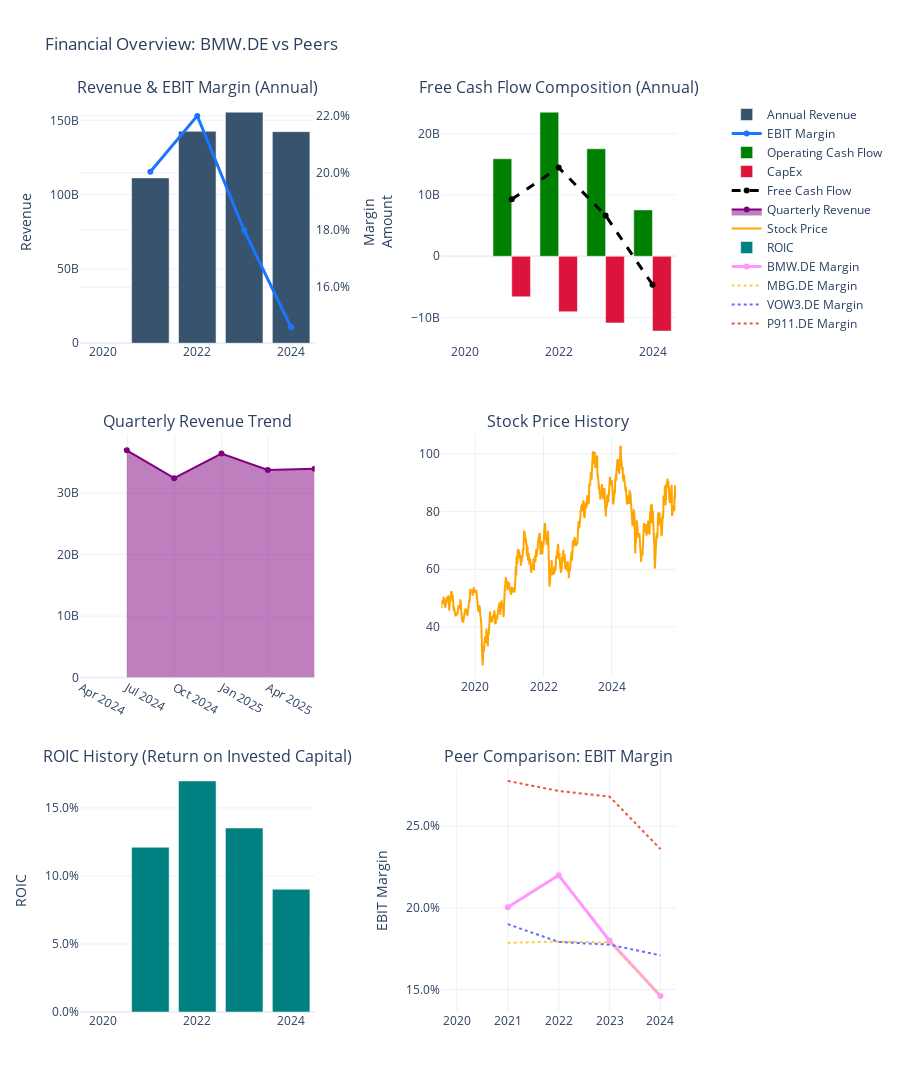

The cell this chart's notebook holds for it:
### Code cell
# --- Visualization: Comprehensive Dashboard ---
fig = make_subplots(
    rows=3,
    cols=2,
    subplot_titles=(
        "Revenue & EBIT Margin (Annual)",
        "Free Cash Flow Composition (Annual)",
        "Quarterly Revenue Trend",
        "Stock Price History",
        "ROIC History (Return on Invested Capital)",
        "Peer Comparison: EBIT Margin",
    ),
    specs=[
        [{"secondary_y": True}, {"secondary_y": False}],
        [{"secondary_y": False}, {"secondary_y": False}],
        [{"secondary_y": False}, {"secondary_y": False}],
    ],
    vertical_spacing=0.10,
)

# 1. Revenue & EBIT Margin (Annual)
fig.add_trace(
    go.Bar(
        x=years,
        y=df_annual["Revenue"],
        name="Annual Revenue",
        marker_color="rgb(55, 83, 109)",
    ),
    row=1,
    col=1,
    secondary_y=False,
)
fig.add_trace(
    go.Scatter(
        x=years,
        y=df_annual["EBIT Margin"],
        name="EBIT Margin",
        mode="lines+markers",
        line=dict(color="rgb(26, 118, 255)", width=3),
    ),
    row=1,
    col=1,
    secondary_y=True,
)

# 2. FCF Composition (Annual)
fig.add_trace(
    go.Bar(
        x=years,
        y=df_annual["OCF"],
        name="Operating Cash Flow",
        marker_color="green",
    ),
    row=1,
    col=2,
)
fig.add_trace(
    go.Bar(
        x=years,
        y=df_annual["CapEx"],
        name="CapEx",
        marker_color="crimson",
    ),
    row=1,
    col=2,
)
fig.add_trace(
    go.Scatter(
        x=years,
        y=df_annual["FCF"],
        name="Free Cash Flow",
        line=dict(color="black", width=3, dash="dash"),
    ),
    row=1,
    col=2,
)

# 3. Quarterly Revenue Trend
fig.add_trace(
    go.Scatter(
        x=df_quarterly.index,
        y=df_quarterly["Revenue"],
        name="Quarterly Revenue",
        fill="tozeroy",
        line=dict(color="purple"),
    ),
    row=2,
    col=1,
)

# 4. Stock Price History
fig.add_trace(
    go.Scatter(
        x=df_prices.index,
        y=df_prices["Close"],
        name="Stock Price",
        line=dict(color="orange"),
    ),
    row=2,
    col=2,
)

# 5. ROIC History
fig.add_trace(
    go.Bar(
        x=years,
        y=df_annual["ROIC"],
        name="ROIC",
        marker_color="teal",
    ),
    row=3,
    col=1,
)

# 6. Peer Comparison: EBIT Margin
# Add BMW first
fig.add_trace(
    go.Scatter(
        x=years,
        y=df_annual["EBIT Margin"],
        name=f"{ticker} Margin",
        mode="lines+markers",
        line=dict(width=3),
    ),
    row=3,
    col=2,
)
# Add Peers
for p, p_df in peer_metrics.items():
    # Align peer years
    p_years = pd.DatetimeIndex(p_df.index).year
    fig.add_trace(
        go.Scatter(
            x=p_years,
            y=p_df["EBIT Margin"],
            name=f"{p} Margin",
            mode="lines",
            line=dict(dash="dot"),
        ),
        row=3,
        col=2,
    )

# Layout Updates
fig.update_layout(
    height=1200,
    title_text=f"Financial Overview: {ticker} vs Peers",
    template="plotly_white",
    showlegend=True,
)
fig.update_yaxes(title_text="Revenue", row=1, col=1, secondary_y=False)
fig.update_yaxes(title_text="Margin", tickformat=".1%", row=1, col=1, secondary_y=True)
fig.update_yaxes(title_text="Amount", row=1, col=2)
fig.update_yaxes(title_text="ROIC", tickformat=".1%", row=3, col=1)
fig.update_yaxes(title_text="EBIT Margin", tickformat=".1%", row=3, col=2)

fig.show()

### Figure 1 — Plotly figure (JSON) as saved in the notebook; plotly's stock layout.template omitted (floating-point values rounded to 4 significant figures; data arrays with more than 128 entries replaced by an {"elided": "..."} marker saying what was removed)
{"data": [{"marker": {"color": "rgb(55, 83, 109)"}, "name": "Annual Revenue", "type": "bar", "x": [2020, 2021, 2022, 2023, 2024], "xaxis": "x", "y": [NaN, 111200000000.0, 142600000000.0, 155500000000.0, 142400000000.0], "yaxis": "y"}, {"line": {"color": "rgb(26, 118, 255)", "width": 3}, "mode": "lines+markers", "name": "EBIT Margin", "type": "scatter", "x": [2020, 2021, 2022, 2023, 2024], "xaxis": "x", "y": [NaN, 0.2004, 0.2199, 0.1798, 0.146], "yaxis": "y2"}, {"marker": {"color": "green"}, "name": "Operating Cash Flow", "type": "bar", "x": [2020, 2021, 2022, 2023, 2024], "xaxis": "x2", "y": [NaN, 15910000000.0, 23520000000.0, 17540000000.0, 7566000000.0], "yaxis": "y3"}, {"marker": {"color": "crimson"}, "name": "CapEx", "type": "bar", "x": [2020, 2021, 2022, 2023, 2024], "xaxis": "x2", "y": [NaN, -6619000000.0, -9050000000.0, -10880000000.0, -12200000000.0], "yaxis": "y3"}, {"line": {"color": "black", "dash": "dash", "width": 3}, "name": "Free Cash Flow", "type": "scatter", "x": [2020, 2021, 2022, 2023, 2024], "xaxis": "x2", "y": [NaN, 9295000000.0, 14470000000.0, 6661000000.0, -4639000000.0], "yaxis": "y3"}, {"fill": "tozeroy", "line": {"color": "purple"}, "name": "Quarterly Revenue", "type": "scatter", "x": ["2024-03-31T00:00:00.000000000", "2024-06-30T00:00:00.000000000", "2024-09-30T00:00:00.000000000", "2024-12-31T00:00:00.000000000", "2025-03-31T00:00:00.000000000", "2025-06-30T00:00:00.000000000"], "xaxis": "x3", "y": [NaN, 36940000000.0, 32410000000.0, 36420000000.0, 33760000000.0, 33930000000.0], "yaxis": "y4"}, {"line": {"color": "orange"}, "name": "Stock Price", "type": "scatter", "x": {"elided": "1755 str values"}, "xaxis": "x4", "y": {"elided": "1755 float values"}, "yaxis": "y5"}, {"marker": {"color": "teal"}, "name": "ROIC", "type": "bar", "x": [2020, 2021, 2022, 2023, 2024], "xaxis": "x5", "y": [NaN, 0.1211, 0.1698, 0.1352, 0.09022], "yaxis": "y6"}, {"line": {"width": 3}, "mode": "lines+markers", "name": "BMW.DE Margin", "type": "scatter", "x": [2020, 2021, 2022, 2023, 2024], "xaxis": "x6", "y": [NaN, 0.2004, 0.2199, 0.1798, 0.146], "yaxis": "y7"}, {"line": {"dash": "dot"}, "mode": "lines", "name": "MBG.DE Margin", "type": "scatter", "x": [2020, 2021, 2022, 2023, 2024], "xaxis": "x6", "y": [NaN, 0.1786, 0.1793, 0.1789, 0.1466], "yaxis": "y7"}, {"line": {"dash": "dot"}, "mode": "lines", "name": "VOW3.DE Margin", "type": "scatter", "x": [2020, 2021, 2022, 2023, 2024], "xaxis": "x6", "y": [NaN, 0.19, 0.1791, 0.1774, 0.1709], "yaxis": "y7"}, {"line": {"dash": "dot"}, "mode": "lines", "name": "P911.DE Margin", "type": "scatter", "x": [2020, 2021, 2022, 2023, 2024], "xaxis": "x6", "y": [NaN, 0.2777, 0.2715, 0.2681, 0.2359], "yaxis": "y7"}], "layout": {"annotations": [{"font": {"size": 16}, "showarrow": false, "text": "Revenue & EBIT Margin (Annual)", "x": 0.185, "xanchor": "center", "xref": "paper", "y": 1, "yanchor": "bottom", "yref": "paper"}, {"font": {"size": 16}, "showarrow": false, "text": "Free Cash Flow Composition (Annual)", "x": 0.755, "xanchor": "center", "xref": "paper", "y": 1, "yanchor": "bottom", "yref": "paper"}, {"font": {"size": 16}, "showarrow": false, "text": "Quarterly Revenue Trend", "x": 0.185, "xanchor": "center", "xref": "paper", "y": 0.6333, "yanchor": "bottom", "yref": "paper"}, {"font": {"size": 16}, "showarrow": false, "text": "Stock Price History", "x": 0.755, "xanchor": "center", "xref": "paper", "y": 0.6333, "yanchor": "bottom", "yref": "paper"}, {"font": {"size": 16}, "showarrow": false, "text": "ROIC History (Return on Invested Capital)", "x": 0.185, "xanchor": "center", "xref": "paper", "y": 0.2667, "yanchor": "bottom", "yref": "paper"}, {"font": {"size": 16}, "showarrow": false, "text": "Peer Comparison: EBIT Margin", "x": 0.755, "xanchor": "center", "xref": "paper", "y": 0.2667, "yanchor": "bottom", "yref": "paper"}], "height": 1200, "showlegend": true, "title": {"text": "Financial Overview: BMW.DE vs Peers"}, "xaxis": {"anchor": "y", "domain": [0, 0.37]}, "xaxis2": {"anchor": "y3", "domain": [0.57, 0.94]}, "xaxis3": {"anchor": "y4", "domain": [0, 0.37]}, "xaxis4": {"anchor": "y5", "domain": [0.57, 0.94]}, "xaxis5": {"anchor": "y6", "domain": [0, 0.37]}, "xaxis6": {"anchor": "y7", "domain": [0.57, 0.94]}, "yaxis": {"anchor": "x", "domain": [0.7333, 1], "title": {"text": "Revenue"}}, "yaxis2": {"anchor": "x", "overlaying": "y", "side": "right", "tickformat": ".1%", "title": {"text": "Margin"}}, "yaxis3": {"anchor": "x2", "domain": [0.7333, 1], "title": {"text": "Amount"}}, "yaxis4": {"anchor": "x3", "domain": [0.3667, 0.6333]}, "yaxis5": {"anchor": "x4", "domain": [0.3667, 0.6333]}, "yaxis6": {"anchor": "x5", "domain": [0, 0.2667], "tickformat": ".1%", "title": {"text": "ROIC"}}, "yaxis7": {"anchor": "x6", "domain": [0, 0.2667], "tickformat": ".1%", "title": {"text": "EBIT Margin"}}}}
